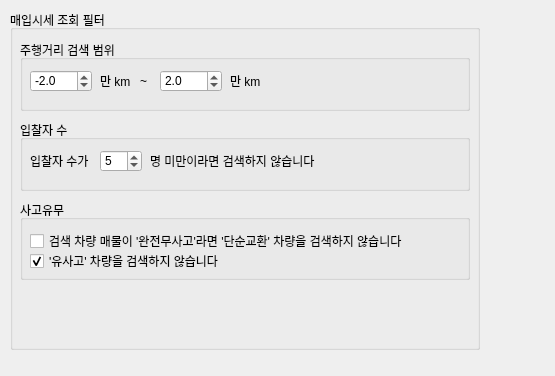
<?xml version="1.0" encoding="UTF-8"?>
<ui version="4.0">
 <class>Form</class>
 <widget class="QWidget" name="Form">
  <property name="geometry">
   <rect>
    <x>0</x>
    <y>0</y>
    <width>555</width>
    <height>376</height>
   </rect>
  </property>
  <property name="windowTitle">
   <string>Form</string>
  </property>
  <widget class="QGroupBox" name="groupBox">
   <property name="geometry">
    <rect>
     <x>10</x>
     <y>10</y>
     <width>470</width>
     <height>340</height>
    </rect>
   </property>
   <property name="title">
    <string>매입시세 조회 필터</string>
   </property>
   <widget class="QGroupBox" name="groupBox_2">
    <property name="geometry">
     <rect>
      <x>10</x>
      <y>30</y>
      <width>450</width>
      <height>71</height>
     </rect>
    </property>
    <property name="title">
     <string>주행거리 검색 범위</string>
    </property>
    <widget class="QLabel" name="label_2">
     <property name="geometry">
      <rect>
       <x>80</x>
       <y>30</y>
       <width>40</width>
       <height>22</height>
      </rect>
     </property>
     <property name="text">
      <string>만 km </string>
     </property>
    </widget>
    <widget class="QLabel" name="label_3">
     <property name="geometry">
      <rect>
       <x>210</x>
       <y>30</y>
       <width>40</width>
       <height>22</height>
      </rect>
     </property>
     <property name="text">
      <string>만 km</string>
     </property>
    </widget>
    <widget class="QDoubleSpinBox" name="doubleSpinBox">
     <property name="geometry">
      <rect>
       <x>10</x>
       <y>30</y>
       <width>62</width>
       <height>22</height>
      </rect>
     </property>
     <property name="decimals">
      <number>1</number>
     </property>
     <property name="minimum">
      <double>-20.000000000000000</double>
     </property>
     <property name="maximum">
      <double>0.000000000000000</double>
     </property>
     <property name="value">
      <double>-2.000000000000000</double>
     </property>
    </widget>
    <widget class="QDoubleSpinBox" name="doubleSpinBox_2">
     <property name="geometry">
      <rect>
       <x>140</x>
       <y>30</y>
       <width>62</width>
       <height>22</height>
      </rect>
     </property>
     <property name="decimals">
      <number>1</number>
     </property>
     <property name="maximum">
      <double>20.000000000000000</double>
     </property>
     <property name="value">
      <double>2.000000000000000</double>
     </property>
    </widget>
    <widget class="QLabel" name="label">
     <property name="geometry">
      <rect>
       <x>120</x>
       <y>30</y>
       <width>10</width>
       <height>22</height>
      </rect>
     </property>
     <property name="text">
      <string>~</string>
     </property>
    </widget>
   </widget>
   <widget class="QGroupBox" name="groupBox_3">
    <property name="geometry">
     <rect>
      <x>10</x>
      <y>110</y>
      <width>450</width>
      <height>71</height>
     </rect>
    </property>
    <property name="title">
     <string>입찰자 수</string>
    </property>
    <widget class="QLabel" name="label_4">
     <property name="geometry">
      <rect>
       <x>130</x>
       <y>30</y>
       <width>191</width>
       <height>22</height>
      </rect>
     </property>
     <property name="text">
      <string>명 미만이라면 검색하지 않습니다</string>
     </property>
    </widget>
    <widget class="QSpinBox" name="spinBox">
     <property name="geometry">
      <rect>
       <x>80</x>
       <y>30</y>
       <width>42</width>
       <height>22</height>
      </rect>
     </property>
     <property name="value">
      <number>5</number>
     </property>
    </widget>
    <widget class="QLabel" name="label_5">
     <property name="geometry">
      <rect>
       <x>10</x>
       <y>30</y>
       <width>71</width>
       <height>22</height>
      </rect>
     </property>
     <property name="text">
      <string>입찰자 수가</string>
     </property>
    </widget>
   </widget>
   <widget class="QGroupBox" name="groupBox_4">
    <property name="geometry">
     <rect>
      <x>10</x>
      <y>190</y>
      <width>450</width>
      <height>80</height>
     </rect>
    </property>
    <property name="title">
     <string>사고유무</string>
    </property>
    <widget class="QCheckBox" name="checkBox">
     <property name="geometry">
      <rect>
       <x>10</x>
       <y>30</y>
       <width>420</width>
       <height>22</height>
      </rect>
     </property>
     <property name="text">
      <string>검색 차량 매물이 '완전무사고'라면 '단순교환' 차량을 검색하지 않습니다</string>
     </property>
    </widget>
    <widget class="QCheckBox" name="checkBox_2">
     <property name="geometry">
      <rect>
       <x>10</x>
       <y>50</y>
       <width>420</width>
       <height>22</height>
      </rect>
     </property>
     <property name="text">
      <string>'유사고' 차량을 검색하지 않습니다</string>
     </property>
     <property name="checked">
      <bool>true</bool>
     </property>
    </widget>
   </widget>
  </widget>
 </widget>
 <resources/>
 <connections/>
</ui>
